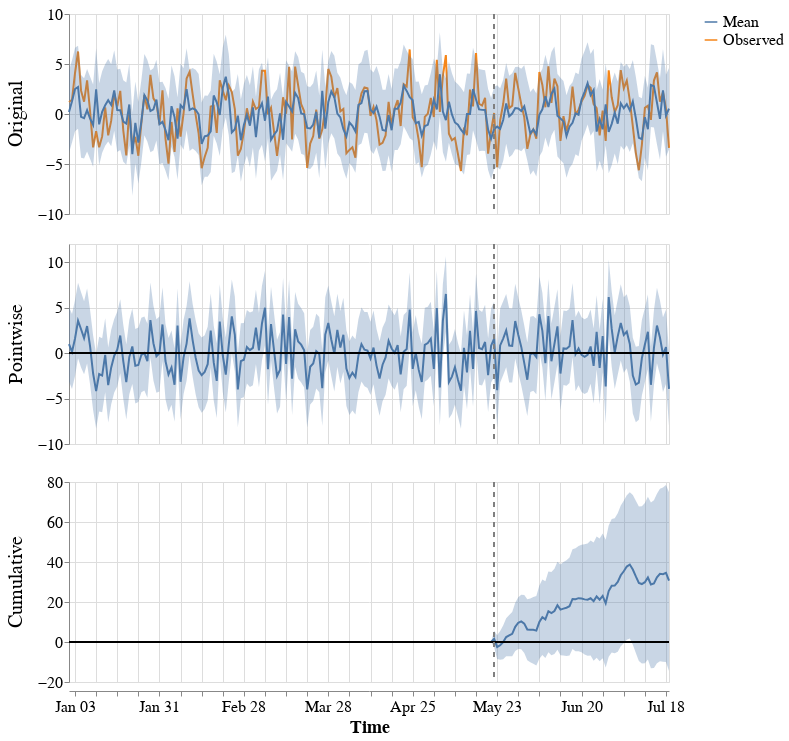

Write notebook code for a chart like this one.
### Code cell
causalimpact.plot(c)

### Figure 1 — Vega-Lite specification as saved in the notebook (floating-point values rounded to 4 significant figures; data arrays with more than 128 entries replaced by an {"elided": "..."} marker saying what was removed)
{"config": {"view": {"continuousWidth": 300, "continuousHeight": 300}, "axis": {"labelFontSize": 16, "titleFontSize": 18}, "background": "white", "header": {"labelFontSize": 20}}, "data": {"name": "data-6f62714e4aaeb8da63b4e5e73d286cd8"}, "facet": {"row": {"field": "scale_pretty", "sort": ["Original", "Pointwise", "Cumulative"], "title": "", "type": "nominal"}}, "spec": {"layer": [{"mark": {"type": "line"}, "encoding": {"color": {"field": "stat_pretty", "legend": {"labelFontSize": 16, "symbolSize": 160, "title": ""}, "type": "nominal"}, "x": {"field": "time", "title": "Time", "type": "temporal"}, "y": {"field": "value", "scale": {"zero": false}, "title": "", "type": "quantitative"}}}, {"mark": {"type": "area", "opacity": 0.3}, "encoding": {"x": {"field": "time", "title": "Time", "type": "temporal"}, "y": {"field": "upper", "type": "quantitative"}, "y2": {"field": "lower"}}}, {"mark": {"type": "rule"}, "encoding": {"y": {"field": "zero", "type": "quantitative"}}}, {"mark": {"type": "rule", "strokeDash": [5, 5]}, "encoding": {"color": {"value": "grey"}, "x": {"field": "post_period_start", "type": "temporal"}}}], "height": 200, "width": 600}, "resolve": {"scale": {"y": "independent"}}, "$schema": "https://vega.github.io/schema/vega-lite/v5.17.0.json", "datasets": {"data-6f62714e4aaeb8da63b4e5e73d286cd8": {"elided": "800 records"}}}
